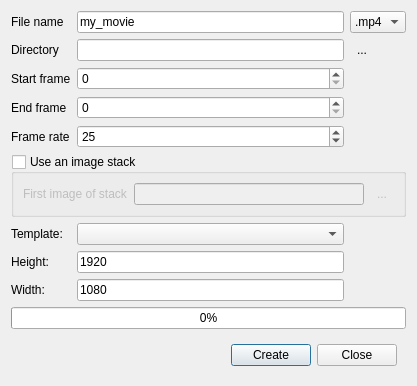
<?xml version="1.0" encoding="UTF-8"?>
<ui version="4.0">
 <class>Dialog</class>
 <widget class="QDialog" name="Dialog">
  <property name="geometry">
   <rect>
    <x>0</x>
    <y>0</y>
    <width>417</width>
    <height>351</height>
   </rect>
  </property>
  <property name="windowTitle">
   <string>Dialog</string>
  </property>
  <layout class="QGridLayout" name="gridLayout">
   <item row="0" column="0">
    <widget class="QLabel" name="label">
     <property name="text">
      <string>File name</string>
     </property>
    </widget>
   </item>
   <item row="2" column="1">
    <widget class="QSpinBox" name="spinBox_start"/>
   </item>
   <item row="2" column="0">
    <widget class="QLabel" name="label_3">
     <property name="text">
      <string>Start frame</string>
     </property>
    </widget>
   </item>
   <item row="1" column="1">
    <widget class="QLineEdit" name="lineEdit_path"/>
   </item>
   <item row="3" column="0">
    <widget class="QLabel" name="label_4">
     <property name="text">
      <string>End frame</string>
     </property>
    </widget>
   </item>
   <item row="5" column="0" colspan="3">
    <widget class="QGroupBox" name="groupBox_use_image_stack">
     <property name="title">
      <string>Use an image stack</string>
     </property>
     <property name="flat">
      <bool>true</bool>
     </property>
     <property name="checkable">
      <bool>true</bool>
     </property>
     <property name="checked">
      <bool>false</bool>
     </property>
     <layout class="QHBoxLayout" name="horizontalLayout_2">
      <item>
       <widget class="QLabel" name="label_6">
        <property name="text">
         <string>First image of stack</string>
        </property>
       </widget>
      </item>
      <item>
       <widget class="QLineEdit" name="lineEdit_image_stack_path"/>
      </item>
      <item>
       <widget class="QToolButton" name="toolButton_browse_image_stack">
        <property name="text">
         <string>...</string>
        </property>
        <property name="autoRaise">
         <bool>true</bool>
        </property>
       </widget>
      </item>
     </layout>
    </widget>
   </item>
   <item row="12" column="0" colspan="3">
    <widget class="QProgressBar" name="progressBar">
     <property name="value">
      <number>0</number>
     </property>
     <property name="textVisible">
      <bool>true</bool>
     </property>
    </widget>
   </item>
   <item row="9" column="0">
    <widget class="QLabel" name="label_width">
     <property name="text">
      <string>Width:</string>
     </property>
    </widget>
   </item>
   <item row="13" column="0" colspan="3">
    <widget class="QWidget" name="widget" native="true">
     <layout class="QHBoxLayout" name="horizontalLayout">
      <item>
       <spacer name="horizontalSpacer">
        <property name="orientation">
         <enum>Qt::Horizontal</enum>
        </property>
        <property name="sizeHint" stdset="0">
         <size>
          <width>40</width>
          <height>20</height>
         </size>
        </property>
       </spacer>
      </item>
      <item>
       <widget class="QPushButton" name="pushButton_create">
        <property name="text">
         <string>Create</string>
        </property>
       </widget>
      </item>
      <item>
       <widget class="QPushButton" name="pushButton_close">
        <property name="text">
         <string>Close</string>
        </property>
       </widget>
      </item>
     </layout>
    </widget>
   </item>
   <item row="4" column="0">
    <widget class="QLabel" name="label_5">
     <property name="text">
      <string>Frame rate</string>
     </property>
    </widget>
   </item>
   <item row="0" column="1">
    <widget class="QLineEdit" name="lineEdit_filename">
     <property name="text">
      <string>my_movie</string>
     </property>
    </widget>
   </item>
   <item row="1" column="0">
    <widget class="QLabel" name="label_2">
     <property name="text">
      <string>Directory</string>
     </property>
    </widget>
   </item>
   <item row="4" column="1">
    <widget class="QSpinBox" name="spinBox_fps">
     <property name="minimum">
      <number>1</number>
     </property>
     <property name="maximum">
      <number>300</number>
     </property>
     <property name="value">
      <number>25</number>
     </property>
    </widget>
   </item>
   <item row="7" column="0">
    <widget class="QLabel" name="label_height">
     <property name="text">
      <string>Height:</string>
     </property>
    </widget>
   </item>
   <item row="1" column="2">
    <widget class="QToolButton" name="toolButton_browse_path">
     <property name="text">
      <string>...</string>
     </property>
     <property name="autoRaise">
      <bool>true</bool>
     </property>
    </widget>
   </item>
   <item row="0" column="2">
    <widget class="QComboBox" name="comboBox_ext">
     <item>
      <property name="text">
       <string>.mp4</string>
      </property>
     </item>
    </widget>
   </item>
   <item row="3" column="1">
    <widget class="QSpinBox" name="spinBox_end"/>
   </item>
   <item row="7" column="1">
    <widget class="LineEdit" name="lineedit_width">
     <property name="text">
      <string>1920</string>
     </property>
    </widget>
   </item>
   <item row="9" column="1">
    <widget class="LineEdit" name="lineedit_height">
     <property name="text">
      <string>1080</string>
     </property>
    </widget>
   </item>
   <item row="6" column="0">
    <widget class="QLabel" name="label_template">
     <property name="text">
      <string>Template:</string>
     </property>
    </widget>
   </item>
   <item row="6" column="1">
    <widget class="QComboBox" name="combobox_template">
     <property name="currentIndex">
      <number>0</number>
     </property>
     <item>
      <property name="text">
       <string/>
      </property>
     </item>
     <item>
      <property name="text">
       <string>4K (3840x2160)</string>
      </property>
     </item>
     <item>
      <property name="text">
       <string>1080p (1920x1080)</string>
      </property>
     </item>
     <item>
      <property name="text">
       <string>720p (1080x720)</string>
      </property>
     </item>
     <item>
      <property name="text">
       <string>540p (960x540)</string>
      </property>
     </item>
    </widget>
   </item>
  </layout>
 </widget>
 <customwidgets>
  <customwidget>
   <class>LineEdit</class>
   <extends>QLineEdit</extends>
   <header>mfixgui.widgets.base</header>
  </customwidget>
 </customwidgets>
 <resources/>
 <connections/>
</ui>
